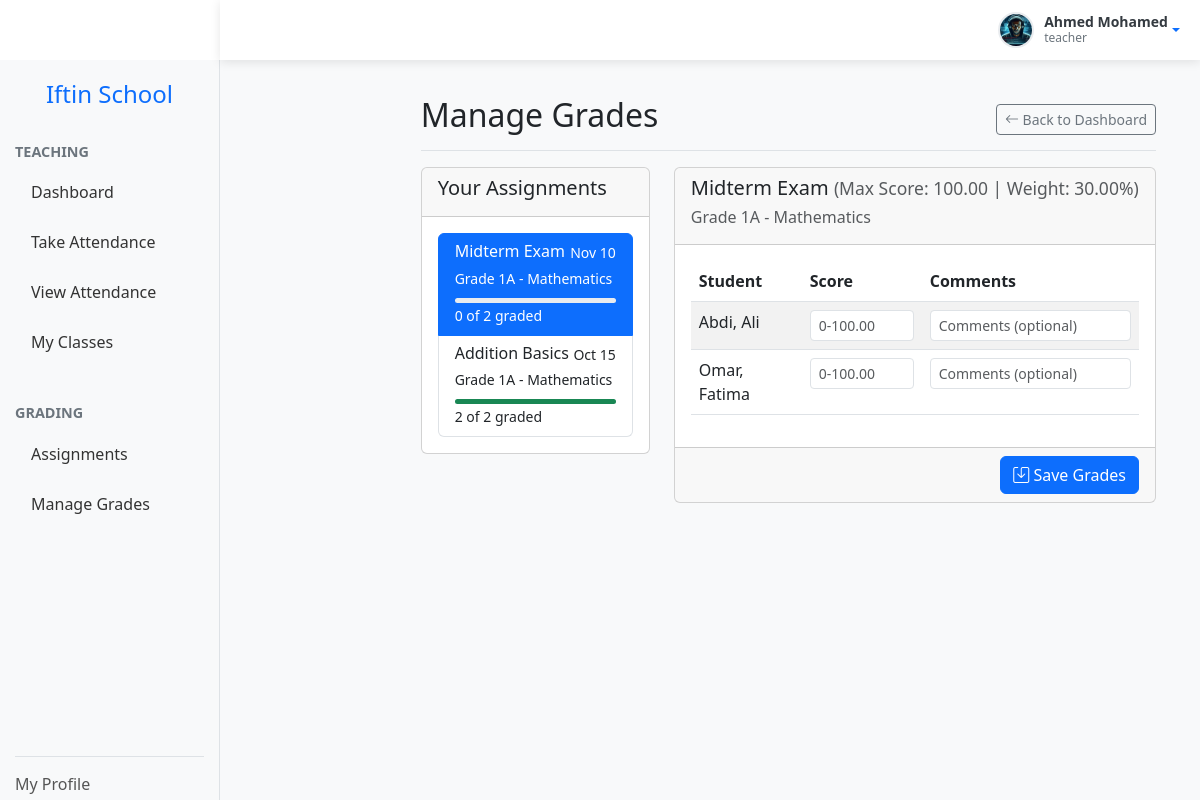
The app's page /teacher/grades/manage.php?assignment_id=2 (signed in) with its own data.
### tables this page shows
CREATE TABLE assignments (
  assignment_id INT AUTO_INCREMENT PRIMARY KEY,
  class_subject_id INT NOT NULL,
  title VARCHAR(100) NOT NULL,
  description TEXT,
  assignment_type ENUM('homework', 'quiz', 'test', 'project', 'exam') NOT NULL,
  due_date DATE NOT NULL,
  max_score DECIMAL(5,2) NOT NULL,
  weight DECIMAL(5,2) NOT NULL,
  created_at TIMESTAMP DEFAULT CURRENT_TIMESTAMP,
  FOREIGN KEY (class_subject_id) REFERENCES class_subjects(id) ON DELETE CASCADE,
  INDEX idx_due_date (due_date),
  INDEX idx_type (assignment_type)
);

CREATE TABLE classes (
  class_id INT AUTO_INCREMENT PRIMARY KEY,
  class_name VARCHAR(50) NOT NULL,
  academic_year_id INT NOT NULL,
  class_teacher_id INT,
  capacity INT,
  room_number VARCHAR(20),
  FOREIGN KEY (academic_year_id) REFERENCES academic_years(year_id),
  FOREIGN KEY (class_teacher_id) REFERENCES teachers(teacher_id),
  UNIQUE KEY (class_name, academic_year_id),
  INDEX idx_teacher (class_teacher_id)
);

CREATE TABLE subjects (
  subject_id INT AUTO_INCREMENT PRIMARY KEY,
  subject_name VARCHAR(50) NOT NULL,
  subject_code VARCHAR(20) UNIQUE NOT NULL,
  description TEXT,
  is_core BOOLEAN DEFAULT FALSE,
  INDEX idx_code (subject_code)
);

CREATE TABLE students (
  student_id INT AUTO_INCREMENT PRIMARY KEY,
  user_id INT UNIQUE NOT NULL,
  admission_number VARCHAR(20) UNIQUE NOT NULL,
  date_of_birth DATE NOT NULL,
  gender ENUM('male', 'female', 'other') NOT NULL,
  current_class_id INT,
  FOREIGN KEY (user_id) REFERENCES users(user_id) ON DELETE CASCADE,
  INDEX idx_admission (admission_number),
  INDEX idx_class (current_class_id)
);

CREATE TABLE users (
  user_id INT AUTO_INCREMENT PRIMARY KEY,
  username VARCHAR(50) UNIQUE NOT NULL,
  password_hash VARCHAR(255) NOT NULL,
  email VARCHAR(100) UNIQUE NOT NULL,
  first_name VARCHAR(50) NOT NULL,
  last_name VARCHAR(50) NOT NULL,
  role ENUM('manager', 'teacher', 'student', 'parent') NOT NULL,
  phone VARCHAR(20),
  address TEXT,
  created_at TIMESTAMP DEFAULT CURRENT_TIMESTAMP,
  last_login TIMESTAMP NULL,
  is_active BOOLEAN DEFAULT TRUE,
  INDEX idx_role (role),
  INDEX idx_active (is_active)
);

### teacher/grades/manage.php (the view, shortened to what this page needs)
<?php
require_once __DIR__ . '/../../config/session.php';
require_once __DIR__ . '/../../config/database.php';
$stmt = $db->prepare("
    SELECT teacher_id FROM teachers WHERE user_id = ?
");
$stmt->execute([$session->get('user_id')]);
$teacherId = $stmt->fetchColumn();
$assignmentId = $_GET['assignment_id'] ?? null;
$assignment = null;
if ($assignmentId) {
    $assignment = $db->prepare("
        SELECT a.*, c.class_name, s.subject_name, s.subject_id, cs.class_id
        FROM assignments a
        JOIN class_subjects cs ON a.class_subject_id = cs.id
        JOIN classes c ON cs.class_id = c.class_id
        JOIN subjects s ON cs.subject_id = s.subject_id
        WHERE a.assignment_id = ? AND cs.teacher_id = ?
    ");
    $assignment->execute([$assignmentId, $teacherId]);
    $assignment = $assignment->fetch();
    $students = $db->prepare("
        SELECT s.student_id, u.first_name, u.last_name, g.score, g.comments, g.grade_id
        FROM enrollments e
        JOIN students s ON e.student_id = s.student_id
        JOIN users u ON s.user_id = u.user_id
        LEFT JOIN grades g ON s.student_id = g.student_id AND g.assignment_id = ?
        WHERE e.class_id = ?
        ORDER BY u.last_name, u.first_name
    ");
    $students->execute([$assignmentId, $assignment['class_id']]);
    $students = $students->fetchAll();
}
$assignments = $db->prepare("
    SELECT a.assignment_id, a.title, a.due_date, c.class_name, s.subject_name,
           COUNT(g.grade_id) as graded_count,
           COUNT(e.enrollment_id) as total_students
    FROM assignments a
    JOIN class_subjects cs ON a.class_subject_id = cs.id
    JOIN classes c ON cs.class_id = c.class_id
    JOIN subjects s ON cs.subject_id = s.subject_id
    JOIN enrollments e ON c.class_id = e.class_id
    LEFT JOIN grades g ON a.assignment_id = g.assignment_id AND g.student_id = e.student_id
    WHERE cs.teacher_id = ?
    GROUP BY a.assignment_id
    ORDER BY a.due_date DESC
");
$assignments->execute([$teacherId]);
$assignments = $assignments->fetchAll();
?>
<!DOCTYPE html>
<html lang="en">
<head>
    <link href="https://cdn.jsdelivr.net/npm/bootstrap@5.3.0/dist/css/bootstrap.min.css" rel="stylesheet">
    <link href="https://cdn.jsdelivr.net/npm/bootstrap-icons@1.10.0/font/bootstrap-icons.css" rel="stylesheet">
    <link rel="stylesheet" href="../../assets/css/sidebar.css">
</head>
<body>
    <?php include '../navbar.php'; ?>
    <?php include '../sidebar.php'; ?>
    <div class="main-content-teacher">
        <div class="container-fluid">
            <div class="row">
                <main class="col-md-9 ms-sm-auto col-lg-10 px-md-4">
                    <div
                        class="d-flex justify-content-between flex-wrap flex-md-nowrap align-items-center pt-3 pb-2 mb-3 border-bottom">
                        <h1 class="h2">Manage Grades</h1>
                        <div class="btn-toolbar mb-2 mb-md-0">
                            <a href="../dashboard.php" class="btn btn-sm btn-outline-secondary">
                                <i class="bi bi-arrow-left"></i> Back to Dashboard
                            </a>
                        </div>
                    </div>
                    <div class="row">
                        <div class="col-md-4">
                            <div class="card mb-4">
                                <div class="card-header">
                                    <h5>Your Assignments</h5>
                                </div>
                                <div class="card-body" style="max-height: 500px; overflow-y: auto;">
                                    <div class="list-group">
                                        <?php foreach ($assignments as $assgn):
                                            $gradedPercent = round(($assgn['graded_count'] / $assgn['total_students']) * 100);
                                            ?>
                                            <a href="?assignment_id=<?= $assgn['assignment_id'] ?>"
                                                class="list-group-item list-group-item-action <?= $assignmentId == $assgn['assignment_id'] ? 'active' : '' ?>">
                                                <div class="d-flex w-100 justify-content-between">
                                                    <h6 class="mb-1"><?= htmlspecialchars($assgn['title']) ?></h6>
                                                    <small><?= date('M j', strtotime($assgn['due_date'])) ?></small>
                                                </div>
                                                <p class="mb-1">
                                                    <small>
                                                        <?= htmlspecialchars($assgn['class_name']) ?> -
                                                        <?= htmlspecialchars($assgn['subject_name']) ?>
                                                    </small>
                                                </p>
                                                <div class="progress mt-2" style="height: 5px;">
                                                    <div class="progress-bar <?= $gradedPercent == 100 ? 'bg-success' : 'bg-info' ?>"
                                                        role="progressbar" style="width: <?= $gradedPercent ?>%;"
                                                        aria-valuenow="<?= $gradedPercent ?>" aria-valuemin="0"
                                                        aria-valuemax="100">
                                                    </div>
                                                </div>
                                                <small><?= $assgn['graded_count'] ?> of <?= $assgn['total_students'] ?>
                                                    graded</small>
                                            </a>
                                        <?php endforeach; ?>
                                    </div>
                                </div>
                            </div>
                        </div>
                        <div class="col-md-8">
                            <?php if ($assignment): ?>
                                <div class="card">
                                    <div class="card-header">
                                        <h5>
                                            <?= htmlspecialchars($assignment['title']) ?>
                                            <small class="text-muted">
                                                (Max Score: <?= $assignment['max_score'] ?> | Weight:
                                                <?= $assignment['weight'] ?>%)
                                            </small>
                                        </h5>
                                        <h6 class="text-muted">
                                            <?= htmlspecialchars($assignment['class_name']) ?> -
                                            <?= htmlspecialchars($assignment['subject_name']) ?>
                                        </h6>
                                    </div>
                                    <form method="POST">
                                        <div class="card-body">
                                            <div class="table-responsive">
                                                <table class="table table-striped table-hover">
                                                    <thead>
                                                        <tr>
                                                            <th>Student</th>
                                                            <th width="120">Score</th>
                                                            <th>Comments</th>
                                                        </tr>
                                                    </thead>
                                                    <tbody>
                                                        <?php foreach ($students as $student): ?>
                                                            <tr>
                                                                <td>
                                                                    <?= htmlspecialchars($student['last_name'] . ', ' . $student['first_name']) ?>
                                                                </td>
                                                                <td>
                                                                    <input type="number" class="form-control form-control-sm"
                                                                        name="grades[<?= $student['student_id'] ?>][score]"
                                                                        value="<?= htmlspecialchars($student['score'] ?? '') ?>"
                                                                        min="0" max="<?= $assignment['max_score'] ?>"
                                                                        step="0.01"
                                                                        placeholder="0-<?= $assignment['max_score'] ?>">
                                                                </td>
                                                                <td>
                                                                    <input type="text" class="form-control form-control-sm"
                                                                        name="grades[<?= $student['student_id'] ?>][comments]"
                                                                        value="<?= htmlspecialchars($student['comments'] ?? '') ?>"
                                                                        placeholder="Comments (optional)">
                                                                </td>
                                                            </tr>
                                                        <?php endforeach; ?>
                                                    </tbody>
                                                </table>
                                            </div>
                                        </div>
                                        <div class="card-footer text-end">
                                            <button type="submit" class="btn btn-primary">
                                                <i class="bi bi-save"></i> Save Grades
                                            </button>
                                        </div>
                                    </form>
                                </div>
                            <?php endif; ?>
                        </div>
                    </div>
                </main>
            </div>
        </div>
    </div>
</body>
</html>

### assets/css/sidebar.css (style rules this page uses)
.main-content-teacher { margin-top: 60px; margin-left: 220px; padding: 20px; min-height: calc(100vh - 60px); background-color: #f8f9fa; }

### records on screen
assignments: title "Midterm Exam", due_date "Nov 10", class_name "Grade 1A", subject_name "Mathematics", graded_count "0", total_students "2", max_score "100.00", weight "30.00", classes.class_name "Grade 1A", subjects.subject_name "Mathematics"
assignments: title "Addition Basics", due_date "Oct 15", class_name "Grade 1A", subject_name "Mathematics", $gradedPercent 100 (drawn), graded_count "2", total_students "2"
students: user.first_name "Abdi, Ali"
students: user.first_name "Omar, Fatima"

### other values on screen
$_SESSION['user_name'] "Ahmed Mohamed"
$_SESSION['user_role'] "teacher"
